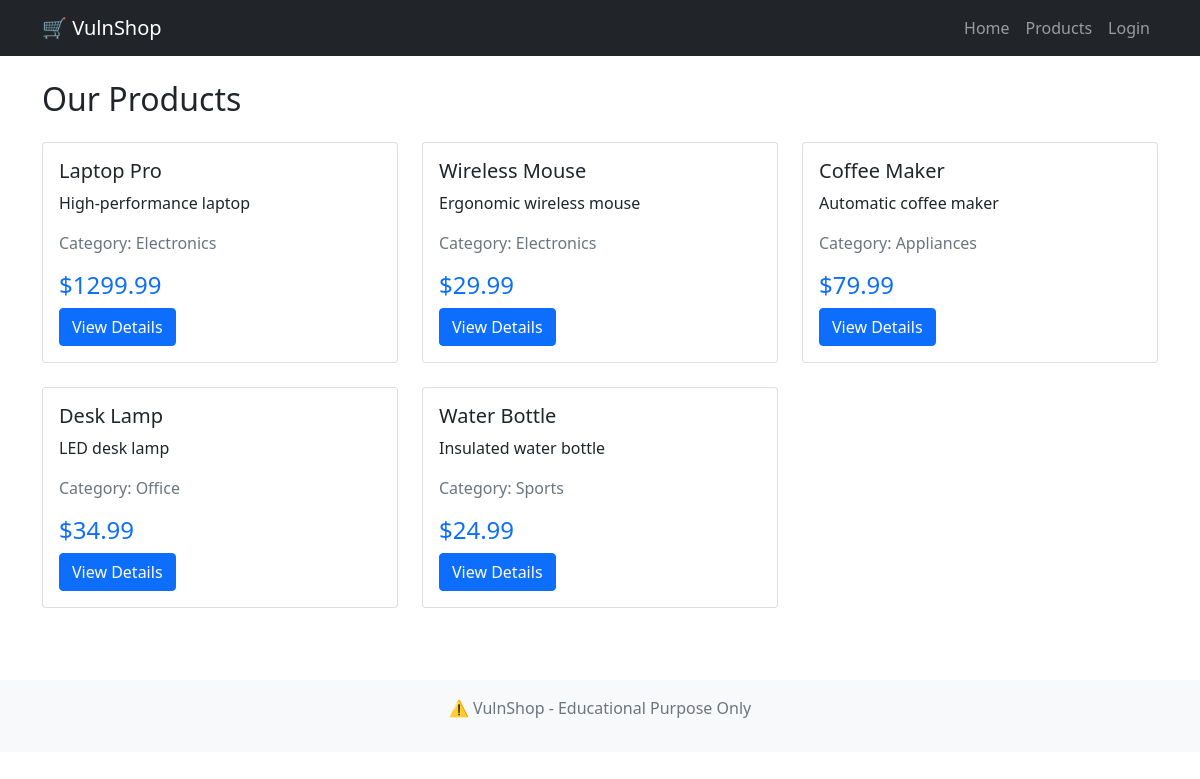
Page /products on the committed database.
### tables this page shows
CREATE TABLE products (
            id INTEGER PRIMARY KEY AUTOINCREMENT,
            name TEXT NOT NULL,
            description TEXT,
            price REAL NOT NULL,
            category TEXT
        );

### app.py (the view)
@app.route('/products')
def products():
    conn = sqlite3.connect(DATABASE)
    cursor = conn.cursor()
    cursor.execute('SELECT * FROM products')
    products = cursor.fetchall()
    conn.close()
    return render_template('products.html', products=products)

### templates/products.html (shortened to what this page needs)
{% extends "base.html" %}
{% block content %}
<h2>Our Products</h2>
<div class="row mt-4">
    {% for product in products %}
    <div class="col-md-4 mb-4">
        <div class="card">
            <div class="card-body">
                <h5 class="card-title">{{ product[1] }}</h5>
                <p class="card-text">{{ product[2] }}</p>
                <p class="text-muted">Category: {{ product[4] }}</p>
                <h4 class="text-primary">${{ "%.2f"|format(product[3]) }}</h4>
                <a href="/product/{{ product[0] }}" class="btn btn-primary">View Details</a>
            </div>
        </div>
    </div>
    {% endfor %}
</div>
{% endblock %}

### static/style.css (style rules this page uses)
.card { height: 100%; transition: transform 0.2s; }

### rows in the picture
products: name "Laptop Pro", description "High-performance laptop", category "Electronics", price "1299.99"
products: name "Wireless Mouse", description "Ergonomic wireless mouse", category "Electronics", price "29.99"
products: name "Coffee Maker", description "Automatic coffee maker", category "Appliances", price "79.99"
products: name "Desk Lamp", description "LED desk lamp", category "Office", price "34.99"
products: name "Water Bottle", description "Insulated water bottle", category "Sports", price "24.99"
